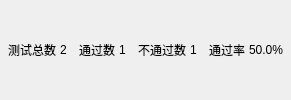
    <widget class="QFrame" name="testResultFrame">
     <layout class="QVBoxLayout" name="testResultFrameLayout">
      <property name="spacing">
       <number>0</number>
      </property>
      <property name="leftMargin">
       <number>0</number>
      </property>
      <property name="topMargin">
       <number>0</number>
      </property>
      <property name="rightMargin">
       <number>0</number>
      </property>
      <property name="bottomMargin">
       <number>0</number>
      </property>
      <item>
       <layout class="QHBoxLayout" name="summaryItemsLayout">
        <property name="spacing">
         <number>4</number>
        </property>
        <property name="leftMargin">
         <number>4</number>
        </property>
        <property name="topMargin">
         <number>3</number>
        </property>
        <property name="rightMargin">
         <number>4</number>
        </property>
        <property name="bottomMargin">
         <number>3</number>
        </property>
        <item>
         <widget class="QFrame" name="resultFrame1">
          <layout class="QHBoxLayout" name="horizontalLayout_result1">
           <property name="spacing">
            <number>4</number>
           </property>
           <property name="leftMargin">
            <number>4</number>
           </property>
           <property name="topMargin">
            <number>2</number>
           </property>
           <property name="rightMargin">
            <number>4</number>
           </property>
           <property name="bottomMargin">
            <number>2</number>
           </property>
           <item>
            <widget class="QLabel" name="resultLabel1">
             <property name="text">
              <string>测试总数</string>
             </property>
            </widget>
           </item>
           <item>
            <widget class="QLabel" name="resultValue1">
             <property name="text">
              <string>2</string>
             </property>
            </widget>
           </item>
          </layout>
         </widget>
        </item>
        <item>
         <widget class="QFrame" name="resultFrame2">
          <layout class="QHBoxLayout" name="horizontalLayout_result2">
           <property name="spacing">
            <number>4</number>
           </property>
           <property name="leftMargin">
            <number>4</number>
           </property>
           <property name="topMargin">
            <number>2</number>
           </property>
           <property name="rightMargin">
            <number>4</number>
           </property>
           <property name="bottomMargin">
            <number>2</number>
           </property>
           <item>
            <widget class="QLabel" name="resultLabel2">
             <property name="text">
              <string>通过数</string>
             </property>
            </widget>
           </item>
           <item>
            <widget class="QLabel" name="resultValue2">
             <property name="text">
              <string>1</string>
             </property>
            </widget>
           </item>
          </layout>
         </widget>
        </item>
        <item>
         <widget class="QFrame" name="resultFrame3">
          <layout class="QHBoxLayout" name="horizontalLayout_result3">
           <property name="spacing">
            <number>4</number>
           </property>
           <property name="leftMargin">
            <number>4</number>
           </property>
           <property name="topMargin">
            <number>2</number>
           </property>
           <property name="rightMargin">
            <number>4</number>
           </property>
           <property name="bottomMargin">
            <number>2</number>
           </property>
           <item>
            <widget class="QLabel" name="resultLabel3">
             <property name="text">
              <string>不通过数</string>
             </property>
            </widget>
           </item>
           <item>
            <widget class="QLabel" name="resultValue3">
             <property name="text">
              <string>1</string>
             </property>
            </widget>
           </item>
          </layout>
         </widget>
        </item>
        <item>
         <widget class="QFrame" name="resultFrame4">
          <layout class="QHBoxLayout" name="horizontalLayout_result4">
           <property name="spacing">
            <number>4</number>
           </property>
           <property name="leftMargin">
            <number>4</number>
           </property>
           <property name="topMargin">
            <number>2</number>
           </property>
           <property name="rightMargin">
            <number>4</number>
           </property>
           <property name="bottomMargin">
            <number>2</number>
           </property>
           <item>
            <widget class="QLabel" name="resultLabel4">
             <property name="text">
              <string>通过率</string>
             </property>
            </widget>
           </item>
           <item>
            <widget class="QLabel" name="resultValue4">
             <property name="text">
              <string>50.0%</string>
             </property>
            </widget>
           </item>
          </layout>
         </widget>
        </item>
       </layout>
      </item>
     </layout>
    </widget>
